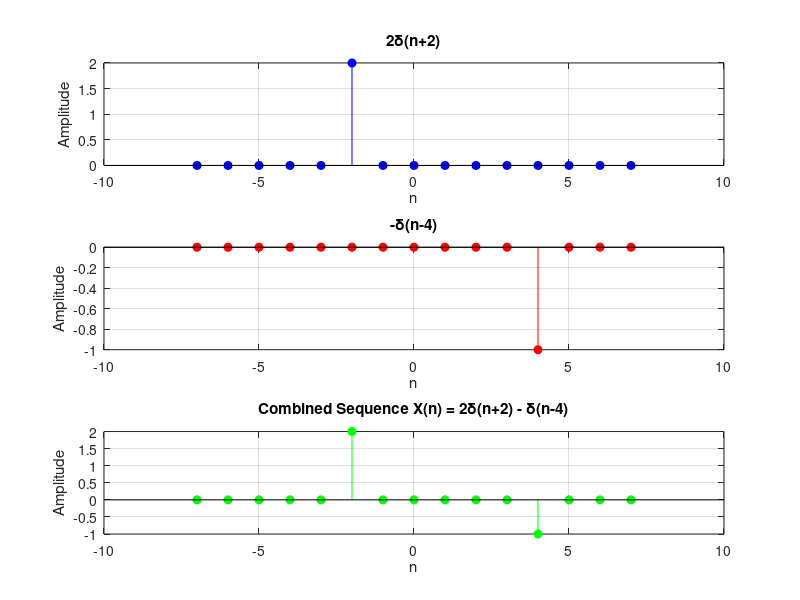

This figure's MATLAB source:
clc;
clear;
close all;

% Define n range
n = -7:7;

% Initialize each sequence as zeros
x1 = zeros(size(n)); % 2*delta(n+2)
x2 = zeros(size(n)); % -delta(n-4)

% Define the impulses
x1(n == -2) = 2;  % 2*delta(n+2)
x2(n == 4)  = -1; % -delta(n-4)

% Combined sequence
x = x1 + x2;

% Plot each separately
figure;

subplot(3,1,1);
stem(n, x1, 'filled', 'b');
title('2\delta(n+2)');
xlabel('n'); ylabel('Amplitude');
grid on;

subplot(3,1,2);
stem(n, x2, 'filled', 'r');
title('-\delta(n-4)');
xlabel('n'); ylabel('Amplitude');
grid on;

subplot(3,1,3);
stem(n, x, 'filled', 'g');
title('Combined Sequence X(n) = 2\delta(n+2) - \delta(n-4)');
xlabel('n'); ylabel('Amplitude');
grid on;